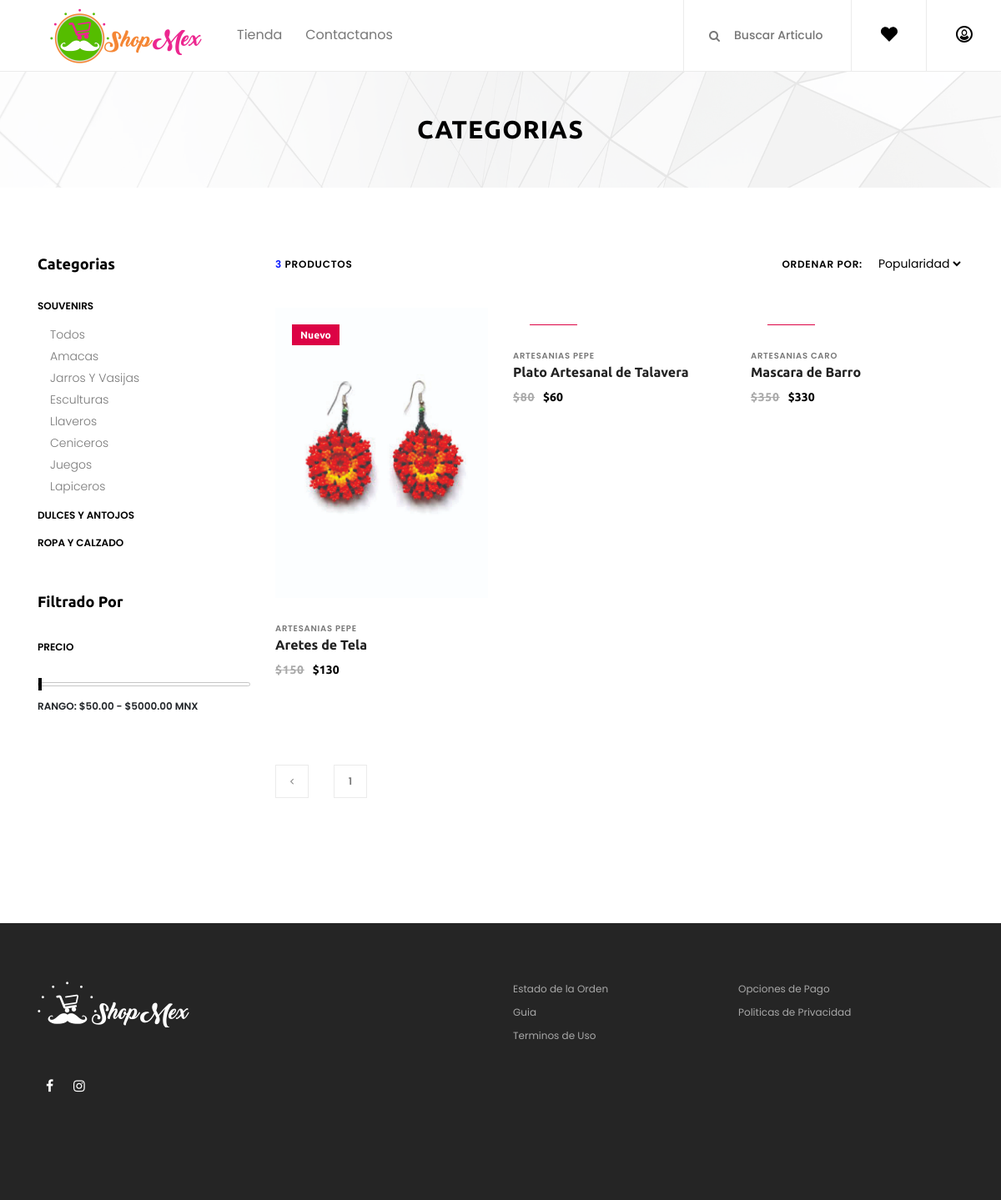
The page /shop.php on the database its author committed.
### tables this page shows
CREATE TABLE `articulos` (
  `id_producto` int(11) NOT NULL,
  `id_categoria` int(11) NOT NULL,
  `id_imagen` int(11) NOT NULL,
  `nombre` varchar(50) DEFAULT NULL,
  `descripcion` varchar(500) DEFAULT NULL,
  `cantidad` int(11) DEFAULT NULL,
  `precio` float DEFAULT NULL,
  `fechaCaptura` date DEFAULT NULL,
  `proveedor` varchar(50) NOT NULL,
  `estadoProveniente` varchar(50) NOT NULL
);

### shop.php (the view, shortened to what this page needs)
<!DOCTYPE html>
<html lang="en">
<head>
    <link rel="stylesheet" href="css/core-style.css">
    <link rel="stylesheet" href="style.css">
</head>
<body>
    <?php
        $miConexion=new Conexion();
        $conexiondb=$miConexion->conectar();
        $queryProductos="SELECT * FROM articulos";
        $sentence=$conexiondb->prepare($queryProductos);
        $sentence->execute();
        $registroArticulos=$sentence->fetchAll(PDO::FETCH_OBJ);
    ?>
    <header class="header_area">
        <div class="classy-nav-container breakpoint-off d-flex align-items-center justify-content-between">
            <nav class="classy-navbar" id="essenceNav">
                <a class="nav-brand" href="index.php"><img src="img/core-img/logo.png" alt=""></a>
                <div class="classy-menu">
                    <div class="classynav">
                        <ul>
                            <li><a href="#">Tienda</a>
                            </li>
                            <li><a href="contact.php">Contactanos</a></li>
                        </ul>
                    </div>
                </div>
            </nav>
            <div class="header-meta d-flex clearfix justify-content-end">
                <div class="search-area">
                    <form action="#" method="post">
                        <input type="search" name="search" id="headerSearch" placeholder="Buscar Articulo">
                        <button type="submit"><i class="fa fa-search" aria-hidden="true"></i></button>
                    </form>
                </div>
                <div class="favourite-area">
                    <a href="#"><img src="img/core-img/heart.svg" alt=""></a>
                </div>
                <div class="user-login-info">
                    <a href="login.php" role="button"><img src="img/core-img/user.svg" alt=""></a>
                </div>
            </div>
        </div>
    </header>
    <div class="breadcumb_area bg-img" style="background-image: url(img/bg-img/breadcumb.jpg);">
        <div class="container h-100">
            <div class="row h-100 align-items-center">
                <div class="col-12">
                    <div class="page-title text-center">
                        <h2>Categorias</h2>
                    </div>
                </div>
            </div>
        </div>
    </div>
    <section class="shop_grid_area section-padding-80">
        <div class="container">
            <div class="row">
                <div class="col-12 col-md-4 col-lg-3">
                    <div class="shop_sidebar_area">
                        <div class="widget catagory mb-50">
                            <h6 class="widget-title mb-30">Categorias</h6>
                            <div class="catagories-menu">
                                <ul id="menu-content2" class="menu-content collapse show">
                                    <li data-toggle="collapse" data-target="#clothing">
                                        <a href="#">Souvenirs</a>
                                        <ul class="sub-menu collapse show" id="clothing">
                                            <li><a href="#">Todos</a></li>
                                            <li><a href="#">Amacas</a></li>
                                            <li><a href="#">Jarros y Vasijas</a></li>
                                            <li><a href="#">Esculturas</a></li>
                                            <li><a href="#">Llaveros</a></li>
                                            <li><a href="#">Ceniceros</a></li>
                                            <li><a href="#">Juegos</a></li>
                                            <li><a href="#">Lapiceros</a></li>
                                        </ul>
                                    </li>
                                    <li data-toggle="collapse" data-target="#shoes" class="collapsed">
                                        <a href="#">Dulces y Antojos</a>
                                    </li>
                                    <li data-toggle="collapse" data-target="#accessories" class="collapsed">
                                        <a href="#">Ropa y Calzado</a>
                                    </li>
                                </ul>
                            </div>
                        </div>
                        <div class="widget price mb-50">
                            <h6 class="widget-title mb-30">Filtrado por</h6>
                            <p class="widget-title2 mb-30">Precio</p>
                            <div class="widget-desc">
                                <div class="slider-range">
                                    <div data-min="30" data-max="5000" data-unit="$" class="slider-range-price ui-slider ui-slider-horizontal ui-widget ui-widget-content ui-corner-all" data-value-min="50" data-value-max="10000" data-label-result="Range:">
                                        <span class="ui-slider-handle ui-state-default ui-corner-all" tabindex="0"></span>
                                    </div>
                                    <div class="range-price">Rango: $50.00 - $5000.00 MNX</div>
                                </div>
                            </div>
                        </div>
                    </div>
                </div>
                <div class="col-12 col-md-8 col-lg-9">
                    <div class="shop_grid_product_area">
                        <div class="row">
                            <div class="col-12">
                                <div class="product-topbar d-flex align-items-center justify-content-between">
                                    <div class="total-products">
                                        <p><span><?php echo sizeof($registroArticulos); ?></span> Productos</p>
                                    </div>
                                    <div class="product-sorting d-flex">
                                        <p>Ordenar Por: </p>
                                        <form action="#" method="get">
                                            <select name="select" id="sortByselect">
                                                <option value="value">Popularidad</option>
                                            </select>
                                        </form>
                                    </div>
                                </div>
                            </div>
                        </div>
                        <div class="row">
                             <?php foreach ($registroArticulos as $articulo): ?>
                                    <div class="col-12 col-sm-6 col-lg-4">
                                        <div class="single-product-wrapper">
                                            <div class="product-img">
                                                <img src=" <?php echo 'img/product-img/product-'.($articulo->id_producto-1).'.jpg'; ?> " alt="">
                                                <div class="product-badge offer-badge">
                                                    <span>Nuevo</span>
                                                </div>
                                            </div>
                                            <div class="product-description">
                                                <span><?php echo $articulo->proveedor?></span>
                                                <a href="single-product-details.php?id= <?php echo $articulo->id_producto; ?> ">
                                                    <h6> <?php echo $articulo->nombre?> </h6>
                                                </a>
                                                <p class="product-price"><span class="old-price">$<?php echo $articulo->precio?></span>$<?php echo ($articulo->precio-20)?></p>
                                            </div>
                                        </div>
                                    </div>
                            <?php endforeach; ?>
                        </div>
                    </div>
                    <nav aria-label="navigation">
                        <ul class="pagination mt-50 mb-70">
                            <li class="page-item"><a class="page-link" href="#"><i class="fa fa-angle-left"></i></a></li>
                            <li class="page-item"><a class="page-link" href="#">1</a></li>
                        </ul>
                    </nav>
                </div>
            </div>
        </div>
    </section>
    <footer class="footer_area clearfix">
        <div class="container">
            <div class="row">
                <div class="col-12 col-md-6">
                    <div class="single_widget_area d-flex mb-30">
                        <div class="footer-logo mr-50">
                            <a href="#"><img src="img/core-img/logo2.png" alt=""></a>
                        </div>
                    </div>
                </div>
                <div class="col-12 col-md-6">
                    <div class="single_widget_area mb-30">
                        <ul class="footer_widget_menu">
                            <li><a href="#">Estado de la Orden</a></li>
                            <li><a href="#">Opciones de Pago</a></li>
                            <li><a href="#">Guia</a></li>
                            <li><a href="#">Politicas de Privacidad</a></li>
                            <li><a href="#">Terminos de Uso</a></li>
                        </ul>
                    </div>
                </div>
            </div>
            <div class="row align-items-end">
                <div class="col-12 col-md-6">
                    <div class="single_widget_area">
                        <div class="footer_social_area">
                            <a href="#" data-toggle="tooltip" data-placement="top" title="Facebook"><i class="fa fa-facebook" aria-hidden="true"></i></a>
                            <a href="#" data-toggle="tooltip" data-placement="top" title="Instagram"><i class="fa fa-instagram" aria-hidden="true"></i></a>
                        </div>
                    </div>
                </div>
            </div>
<div class="row mt-5">
                <div class="col-md-12 text-center">
                </div>
            </div>
        </div>
    </footer>
</body>
</html>

### rows shown on the page
articulos: proveedor "ARTESANIAS PEPE", nombre "Aretes de Tela", precio "150", $articulo->precio-20 "130"
articulos: proveedor "ARTESANIAS PEPE", nombre "Plato Artesanal de Talavera", precio "80", $articulo->precio-20 "60"
articulos: proveedor "ARTESANIAS CARO", nombre "Mascara de Barro", precio "350", $articulo->precio-20 "330"

### other values the page prints
sizeof($registroArticulos) "3"
